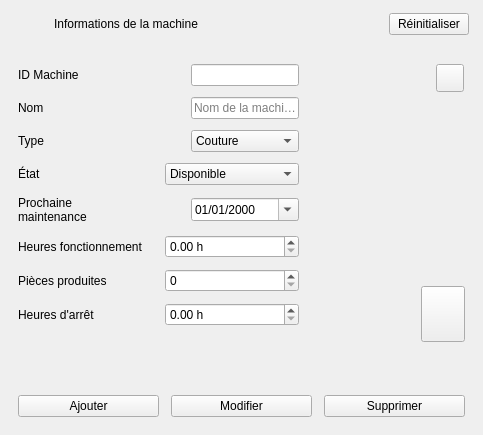
          <widget class="QFrame" name="cardForm">
           <property name="frameShape">
            <enum>QFrame::NoFrame</enum>
           </property>
           <property name="role" stdset="0">
            <string>card</string>
           </property>
           <layout class="QVBoxLayout" name="cardLayoutForm" stretch="0,1">
            <property name="spacing">
             <number>0</number>
            </property>
            <property name="leftMargin">
             <number>0</number>
            </property>
            <property name="topMargin">
             <number>0</number>
            </property>
            <property name="rightMargin">
             <number>0</number>
            </property>
            <property name="bottomMargin">
             <number>0</number>
            </property>
            <item>
             <widget class="QFrame" name="headerForm">
              <property name="frameShape">
               <enum>QFrame::NoFrame</enum>
              </property>
              <property name="role" stdset="0">
               <string>cardHeader</string>
              </property>
              <property name="minimumSize">
               <size>
                <width>0</width>
                <height>48</height>
               </size>
              </property>
              <property name="maximumSize">
               <size>
                <width>16777215</width>
                <height>48</height>
               </size>
              </property>
              <layout class="QHBoxLayout" name="headerLayoutForm">
               <property name="spacing">
                <number>12</number>
               </property>
               <property name="leftMargin">
                <number>14</number>
               </property>
               <property name="topMargin">
                <number>0</number>
               </property>
               <property name="rightMargin">
                <number>14</number>
               </property>
               <property name="bottomMargin">
                <number>0</number>
               </property>
               <item>
                <widget class="QLabel" name="iconCardForm">
                 <property name="role" stdset="0">
                  <string>cardIcon</string>
                 </property>
                 <property name="alignment">
                  <set>Qt::AlignCenter</set>
                 </property>
                 <property name="minimumSize">
                  <size>
                   <width>28</width>
                   <height>28</height>
                  </size>
                 </property>
                 <property name="maximumSize">
                  <size>
                   <width>28</width>
                   <height>28</height>
                  </size>
                 </property>
                </widget>
               </item>
               <item>
                <widget class="QLabel" name="titleCardForm">
                 <property name="text">
                  <string>Informations de la machine</string>
                 </property>
                 <property name="role" stdset="0">
                  <string>cardTitle</string>
                 </property>
                </widget>
               </item>
               <item>
                <spacer name="spacerHeaderForm">
                 <property name="orientation">
                  <enum>Qt::Horizontal</enum>
                 </property>
                 <property name="sizeHint" stdset="0">
                  <size>
                   <width>0</width>
                   <height>20</height>
                  </size>
                 </property>
                </spacer>
               </item>
               <item>
                <widget class="QPushButton" name="btnReset">
                 <property name="text">
                  <string>Réinitialiser</string>
                 </property>
                 <property name="cursor">
                    <cursorShape>PointingHandCursor</cursorShape>
                   </property>
                   </widget>
               </item>
              </layout>
             </widget>
            </item>
            <item>
             <widget class="QWidget" name="bodyForm">
              <layout class="QVBoxLayout" name="bodyFormLayout">
               <property name="spacing">
                <number>14</number>
               </property>
               <property name="leftMargin">
                <number>18</number>
               </property>
               <property name="topMargin">
                <number>16</number>
               </property>
               <property name="rightMargin">
                <number>18</number>
               </property>
               <property name="bottomMargin">
                <number>18</number>
               </property>
               <item>
                <layout class="QHBoxLayout" name="layoutTopForm" stretch="1,0">
                 <property name="spacing">
                  <number>16</number>
                 </property>
                 <item>
                  <layout class="QGridLayout" name="gridFields" columnstretch="0,1" columnminimumwidth="92,0">
                   <property name="horizontalSpacing">
                    <number>12</number>
                   </property>
                   <property name="verticalSpacing">
                    <number>11</number>
                   </property>
                   <item row="0" column="0">
                    <widget class="QLabel" name="labelId">
                     <property name="text">
                      <string>ID Machine</string>
                     </property>
                     <property name="role" stdset="0">
                      <string>formLabel</string>
                     </property>
                    </widget>
                   </item>
                   <item row="0" column="1">
                    <widget class="QFrame" name="fieldId">
                     <property name="frameShape">
                      <enum>QFrame::NoFrame</enum>
                     </property>
                     <property name="role" stdset="0">
                      <string>field</string>
                     </property>
                     <layout class="QHBoxLayout" name="fieldLayoutId">
                      <property name="spacing">
                       <number>8</number>
                      </property>
                      <property name="leftMargin">
                       <number>10</number>
                      </property>
                      <property name="topMargin">
                       <number>0</number>
                      </property>
                      <property name="rightMargin">
                       <number>6</number>
                      </property>
                      <property name="bottomMargin">
                       <number>0</number>
                      </property>
                      <item>
                       <widget class="QLabel" name="iconId">
                        <property name="minimumSize">
                         <size>
                          <width>18</width>
                          <height>18</height>
                         </size>
                        </property>
                        <property name="maximumSize">
                         <size>
                          <width>18</width>
                          <height>18</height>
                         </size>
                        </property>
                       </widget>
                      </item>
                      <item>
                       <widget class="QLineEdit" name="lineId">
                        <property name="readOnly">
                         <bool>true</bool>
                        </property>
                       </widget>
                      </item>
                     </layout>
                    </widget>
                   </item>
                   <item row="1" column="0">
                    <widget class="QLabel" name="labelNom">
                     <property name="text">
                      <string>Nom</string>
                     </property>
                     <property name="role" stdset="0">
                      <string>formLabel</string>
                     </property>
                    </widget>
                   </item>
                   <item row="1" column="1">
                    <widget class="QFrame" name="fieldNom">
                     <property name="frameShape">
                      <enum>QFrame::NoFrame</enum>
                     </property>
                     <property name="role" stdset="0">
                      <string>field</string>
                     </property>
                     <layout class="QHBoxLayout" name="fieldLayoutNom">
                      <property name="spacing">
                       <number>8</number>
                      </property>
                      <property name="leftMargin">
                       <number>10</number>
                      </property>
                      <property name="topMargin">
                       <number>0</number>
                      </property>
                      <property name="rightMargin">
                       <number>6</number>
                      </property>
                      <property name="bottomMargin">
                       <number>0</number>
                      </property>
                      <item>
                       <widget class="QLabel" name="iconNom">
                        <property name="minimumSize">
                         <size>
                          <width>18</width>
                          <height>18</height>
                         </size>
                        </property>
                        <property name="maximumSize">
                         <size>
                          <width>18</width>
                          <height>18</height>
                         </size>
                        </property>
                       </widget>
                      </item>
                      <item>
                       <widget class="QLineEdit" name="lineNom">
                        <property name="placeholderText">
                         <string>Nom de la machine</string>
                        </property>
                       </widget>
                      </item>
                     </layout>
                    </widget>
                   </item>
                   <item row="2" column="0">
                    <widget class="QLabel" name="labelType">
                     <property name="text">
                      <string>Type</string>
                     </property>
                     <property name="role" stdset="0">
                      <string>formLabel</string>
                     </property>
                    </widget>
                   </item>
                   <item row="2" column="1">
                    <widget class="QFrame" name="fieldType">
                     <property name="frameShape">
                      <enum>QFrame::NoFrame</enum>
                     </property>
                     <property name="role" stdset="0">
                      <string>field</string>
                     </property>
                     <layout class="QHBoxLayout" name="fieldLayoutType">
                      <property name="spacing">
                       <number>8</number>
                      </property>
                      <property name="leftMargin">
                       <number>10</number>
                      </property>
                      <property name="topMargin">
                       <number>0</number>
                      </property>
                      <property name="rightMargin">
                       <number>6</number>
                      </property>
                      <property name="bottomMargin">
                       <number>0</number>
                      </property>
                      <item>
                       <widget class="QLabel" name="iconType">
                        <property name="minimumSize">
                         <size>
                          <width>18</width>
                          <height>18</height>
                         </size>
                        </property>
                        <property name="maximumSize">
                         <size>
                          <width>18</width>
                          <height>18</height>
                         </size>
                        </property>
                       </widget>
                      </item>
                      <item>
                       <widget class="QComboBox" name="comboType">
                        <item>
                         <property name="text">
                          <string>Couture</string>
                         </property>
                        </item>
                        <item>
                         <property name="text">
                          <string>Coupe</string>
                         </property>
                        </item>
                        <item>
                         <property name="text">
                          <string>Finition</string>
                         </property>
                        </item>
                        <item>
                         <property name="text">
                          <string>Broderie</string>
                         </property>
                        </item>
                        <item>
                         <property name="text">
                          <string>Repassage</string>
                         </property>
                        </item>
                        <item>
                         <property name="text">
                          <string>Autre</string>
                         </property>
                        </item>
                       </widget>
                      </item>
                     </layout>
                    </widget>
                   </item>
                   <item row="3" column="0">
                    <widget class="QLabel" name="labelEtat">
                     <property name="text">
                      <string>État</string>
                     </property>
                     <property name="role" stdset="0">
                      <string>formLabel</string>
                     </property>
                    </widget>
                   </item>
                   <item row="3" column="1">
                    <widget class="QFrame" name="fieldEtat">
                     <property name="frameShape">
                      <enum>QFrame::NoFrame</enum>
                     </property>
                     <property name="role" stdset="0">
                      <string>field</string>
                     </property>
                     <layout class="QHBoxLayout" name="fieldLayoutEtat">
                      <property name="spacing">
                       <number>8</number>
                      </property>
                      <property name="leftMargin">
                       <number>10</number>
                      </property>
                      <property name="topMargin">
                       <number>0</number>
                      </property>
                      <property name="rightMargin">
                       <number>6</number>
                      </property>
                      <property name="bottomMargin">
                       <number>0</number>
                      </property>
                      <item>
                       <widget class="QComboBox" name="comboEtat">
                        <item>
                         <property name="text">
                          <string>Disponible</string>
                         </property>
                        </item>
                        <item>
                         <property name="text">
                          <string>En maintenance</string>
                         </property>
                        </item>
                        <item>
                         <property name="text">
                          <string>Indisponible</string>
                         </property>
                        </item>
                       </widget>
                      </item>
                     </layout>
                    </widget>
                   </item>
                   <item row="4" column="0">
                    <widget class="QLabel" name="labelDate">
                     <property name="text">
                      <string>Prochaine
maintenance</string>
                     </property>
                     <property name="role" stdset="0">
                      <string>formLabel</string>
                     </property>
                    </widget>
                   </item>
                   <item row="4" column="1">
                    <widget class="QFrame" name="fieldDate">
                     <property name="frameShape">
                      <enum>QFrame::NoFrame</enum>
                     </property>
                     <property name="role" stdset="0">
                      <string>field</string>
                     </property>
                     <layout class="QHBoxLayout" name="fieldLayoutDate">
                      <property name="spacing">
                       <number>8</number>
                      </property>
                      <property name="leftMargin">
                       <number>10</number>
                      </property>
                      <property name="topMargin">
                       <number>0</number>
                      </property>
                      <property name="rightMargin">
                       <number>6</number>
                      </property>
                      <property name="bottomMargin">
                       <number>0</number>
                      </property>
                      <item>
                       <widget class="QLabel" name="iconDate">
                        <property name="minimumSize">
                         <size>
                          <width>18</width>
                          <height>18</height>
                         </size>
                        </property>
                        <property name="maximumSize">
                         <size>
                          <width>18</width>
                          <height>18</height>
                         </size>
                        </property>
                       </widget>
                      </item>
                      <item>
                       <widget class="QDateEdit" name="dateMaintenance">
                        <property name="calendarPopup">
                         <bool>true</bool>
                        </property>
                        <property name="displayFormat">
                         <string>dd/MM/yyyy</string>
                        </property>
                       </widget>
                      </item>
                     </layout>
                    </widget>
                   </item>
                   <item row="5" column="0">
                    <widget class="QLabel" name="labelHeuresFonctionnement">
                     <property name="text"><string>Heures fonctionnement</string></property>
                     <property name="role" stdset="0"><string>formLabel</string></property>
                    </widget>
                   </item>
                   <item row="5" column="1">
                                        <widget class="QFrame" name="fieldHeuresFonctionnement">
                     <property name="frameShape"><enum>QFrame::NoFrame</enum></property>
                     <property name="role" stdset="0"><string>field</string></property>
                     <layout class="QHBoxLayout" name="layout_spinHeuresFonctionnement">
                      <property name="leftMargin"><number>10</number></property>
                      <property name="topMargin"><number>0</number></property>
                      <property name="rightMargin"><number>6</number></property>
                      <property name="bottomMargin"><number>0</number></property>
                      <item>
<widget class="QDoubleSpinBox" name="spinHeuresFonctionnement">
                     <property name="maximum"><double>999999.990000000000000</double></property>
                     <property name="decimals"><number>2</number></property>
                     <property name="suffix"><string> h</string></property>
                    </widget>
                      </item>
                     </layout>
                    </widget>
                   </item>
                   <item row="6" column="0">
                    <widget class="QLabel" name="labelPiecesProduites">
                     <property name="text"><string>Pièces produites</string></property>
                     <property name="role" stdset="0"><string>formLabel</string></property>
                    </widget>
                   </item>
                   <item row="6" column="1">
                                        <widget class="QFrame" name="fieldPiecesProduites">
                     <property name="frameShape"><enum>QFrame::NoFrame</enum></property>
                     <property name="role" stdset="0"><string>field</string></property>
                     <layout class="QHBoxLayout" name="layout_spinPiecesProduites">
                      <property name="leftMargin"><number>10</number></property>
                      <property name="topMargin"><number>0</number></property>
                      <property name="rightMargin"><number>6</number></property>
                      <property name="bottomMargin"><number>0</number></property>
                      <item>
<widget class="QSpinBox" name="spinPiecesProduites">
                     <property name="maximum"><number>999999999</number></property>
                    </widget>
                      </item>
                     </layout>
                    </widget>
                   </item>
                   <item row="7" column="0">
                    <widget class="QLabel" name="labelHeuresArret">
                     <property name="text"><string>Heures d'arrêt</string></property>
                     <property name="role" stdset="0"><string>formLabel</string></property>
                    </widget>
                   </item>
                   <item row="7" column="1">
                                        <widget class="QFrame" name="fieldHeuresArret">
                     <property name="frameShape"><enum>QFrame::NoFrame</enum></property>
                     <property name="role" stdset="0"><string>field</string></property>
                     <layout class="QHBoxLayout" name="layout_spinHeuresArret">
                      <property name="leftMargin"><number>10</number></property>
                      <property name="topMargin"><number>0</number></property>
                      <property name="rightMargin"><number>6</number></property>
                      <property name="bottomMargin"><number>0</number></property>
                      <item>
<widget class="QDoubleSpinBox" name="spinHeuresArret">
                     <property name="maximum"><double>999999.990000000000000</double></property>
                     <property name="decimals"><number>2</number></property>
                     <property name="suffix"><string> h</string></property>
                    </widget>
                      </item>
                     </layout>
                    </widget>
                   </item>
                   <item row="8" column="0" colspan="2">
                    <widget class="QLabel" name="labelDetection">
                     <property name="wordWrap">
                      <bool>true</bool>
                     </property>
                     <property name="minimumSize">
                      <size>
                       <width>0</width>
                       <height>44</height>
                      </size>
                     </property>
                    </widget>
                   </item>
                  </layout>
                 </item>
                 <item>
                  <layout class="QVBoxLayout" name="layoutPhotoCol">
                   <property name="spacing">
                    <number>8</number>
                   </property>
                   <item>
                    <layout class="QGridLayout" name="gridPhoto">
                     <property name="leftMargin">
                      <number>0</number>
                     </property>
                     <property name="topMargin">
                      <number>0</number>
                     </property>
                     <property name="rightMargin">
                      <number>0</number>
                     </property>
                     <property name="bottomMargin">
                      <number>0</number>
                     </property>
                     <item row="0" column="0">
                      <widget class="QLabel" name="labelPhoto">
                       <property name="minimumSize">
                        <size>
                         <width>142</width>
                         <height>214</height>
                        </size>
                       </property>
                       <property name="maximumSize">
                        <size>
                         <width>142</width>
                         <height>214</height>
                        </size>
                       </property>
                      </widget>
                     </item>
                     <item row="0" column="0" alignment="Qt::AlignRight|Qt::AlignTop">
                      <widget class="QToolButton" name="btnPen">
                       <property name="cursor">
                    <cursorShape>PointingHandCursor</cursorShape>
                   </property>
                   <property name="toolTip">
                        <string>Changer la photo</string>
                       </property>
                       <property name="iconSize">
                        <size>
                         <width>16</width>
                         <height>16</height>
                        </size>
                       </property>
                       <property name="minimumSize">
                        <size>
                         <width>28</width>
                         <height>28</height>
                        </size>
                       </property>
                       <property name="maximumSize">
                        <size>
                         <width>28</width>
                         <height>28</height>
                        </size>
                       </property>
                      </widget>
                     </item>
                    </layout>
                   </item>
                   <item>
                    <layout class="QHBoxLayout" name="layoutThumbs">
                     <property name="spacing">
                      <number>6</number>
                     </property>
                     <item>
                      <widget class="QLabel" name="labelThumb1">
                       <property name="minimumSize">
                        <size>
                         <width>44</width>
                         <height>56</height>
                        </size>
                       </property>
                       <property name="maximumSize">
                        <size>
                         <width>44</width>
                         <height>56</height>
                        </size>
                       </property>
                      </widget>
                     </item>
                     <item>
                      <widget class="QLabel" name="labelThumb2">
                       <property name="minimumSize">
                        <size>
                         <width>44</width>
                         <height>56</height>
                        </size>
                       </property>
                       <property name="maximumSize">
                        <size>
                         <width>44</width>
                         <height>56</height>
                        </size>
                       </property>
                      </widget>
                     </item>
                     <item>
                      <widget class="QPushButton" name="btnPlus">
                       <property name="cursor">
                    <cursorShape>PointingHandCursor</cursorShape>
                   </property>
                   <property name="iconSize">
                        <size>
                         <width>22</width>
                         <height>22</height>
                        </size>
                       </property>
                       <property name="minimumSize">
                        <size>
                         <width>44</width>
                         <height>56</height>
                        </size>
                       </property>
                       <property name="maximumSize">
                        <size>
                         <width>44</width>
                         <height>56</height>
                        </size>
                       </property>
                      </widget>
                     </item>
                    </layout>
                   </item>
                   <item>
                    <spacer name="spacerPhoto">
                     <property name="orientation">
                      <enum>Qt::Vertical</enum>
                     </property>
                     <property name="sizeHint" stdset="0">
                      <size>
                       <width>20</width>
                       <height>0</height>
                      </size>
                     </property>
                    </spacer>
                   </item>
                  </layout>
                 </item>
                </layout>
               </item>
               <item>
                <layout class="QGridLayout" name="gridButtons" columnstretch="1,1,1">
                 <property name="horizontalSpacing">
                  <number>12</number>
                 </property>
                 <property name="verticalSpacing">
                  <number>8</number>
                 </property>
                 <item row="0" column="0">
                  <widget class="QPushButton" name="btnAdd">
                   <property name="text">
                    <string>Ajouter</string>
                   </property>
                   <property name="cursor">
                    <cursorShape>PointingHandCursor</cursorShape>
                   </property>
                   <property name="iconSize">
                    <size>
                     <width>20</width>
                     <height>20</height>
                    </size>
                   </property>
                  </widget>
                 </item>
                 <item row="0" column="1">
                  <widget class="QPushButton" name="btnMod">
                   <property name="text">
                    <string>Modifier</string>
                   </property>
                   <property name="cursor">
                    <cursorShape>PointingHandCursor</cursorShape>
                   </property>
                   <property name="iconSize">
                    <size>
                     <width>20</width>
                     <height>20</height>
                    </size>
                   </property>
                  </widget>
                 </item>
                 <item row="0" column="2">
                  <widget class="QPushButton" name="btnDel">
                   <property name="text">
                    <string>Supprimer</string>
                   </property>
                   <property name="cursor">
                    <cursorShape>PointingHandCursor</cursorShape>
                   </property>
                   <property name="iconSize">
                    <size>
                     <width>20</width>
                     <height>20</height>
                    </size>
                   </property>
                  </widget>
                 </item>
                </layout>
               </item>
               <item>
                <spacer name="spacerForm">
                 <property name="orientation">
                  <enum>Qt::Vertical</enum>
                 </property>
                 <property name="sizeHint" stdset="0">
                  <size>
                   <width>20</width>
                   <height>0</height>
                  </size>
                 </property>
                </spacer>
               </item>
              </layout>
             </widget>
            </item>
           </layout>
          </widget>
